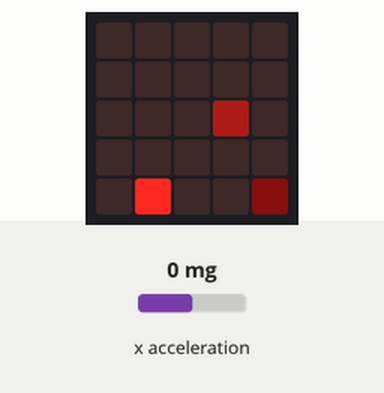
A program run on a simulated BBC micro:bit (MakeCode). Shown: the board's 5×5 LED display. The test bench sets the inputs (shaded band); at power-on: x acceleration 0 mg. Random numbers come from a fixed seed.

Above: at 1.28 s.
1.3 s: x acceleration set to -183 mg
At 2.87 s:
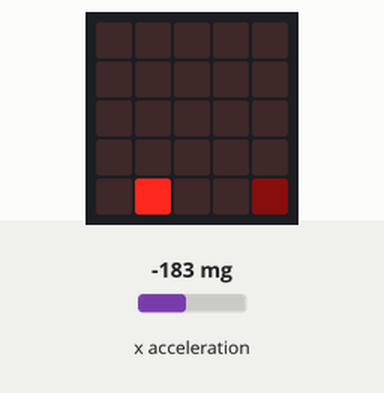
4.2 s: x acceleration set to -209 mg
At 5.86 s:
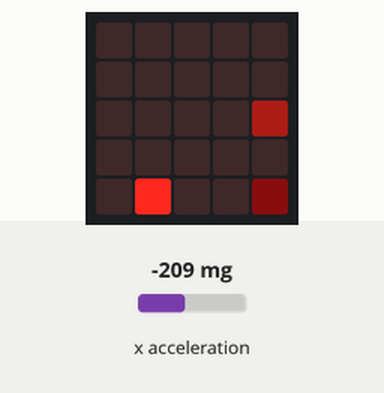
6.3 s: x acceleration set to 0 mg
At 8.08 s:
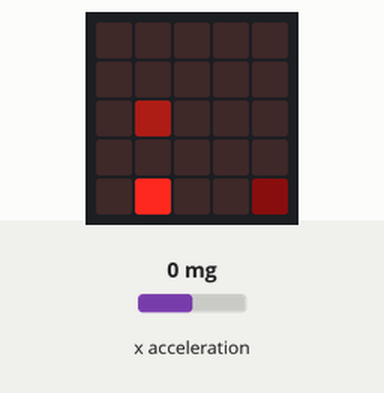

The program:

main.ts
```typescript
let janaria2: game.LedSprite = null
let pac_man = game.createSprite(randint(0, 4), randint(0, 4))
let janaria = game.createSprite(4, 4)
let mamua = game.createSprite(2, 2)
mamua.set(LedSpriteProperty.Brightness, 50)
mamua.set(LedSpriteProperty.Blink, 100)
janaria.set(LedSpriteProperty.Brightness, 10)
basic.forever(function () {
    basic.pause(500)
    mamua.ifOnEdgeBounce()
    if (input.acceleration(Dimension.X) < 200) {
        basic.pause(200)
        mamua.move(1)
    }
    if (input.acceleration(Dimension.X) < -200) {
        mamua.move(1)
    }
})
basic.forever(function () {
    if (pac_man.isTouching(mamua)) {
        game.gameOver()
        game.setScore(1)
    }
    if (pac_man.isTouching(janaria)) {
        game.addScore(1)
        janaria.delete()
        janaria2 = game.createSprite(randint(0, 4), randint(0, 4))
        janaria2.set(LedSpriteProperty.Brightness, 10)
    }
})
```

test.ts
```typescript
// aquí va el archivo "tests"; esto no se compilará cuando este paquete se utilice como una extensión.
```

Measured:
- the behaviour switches between -200 and -201 mg on x acceleration (found by bisection; images 1 and 2)
